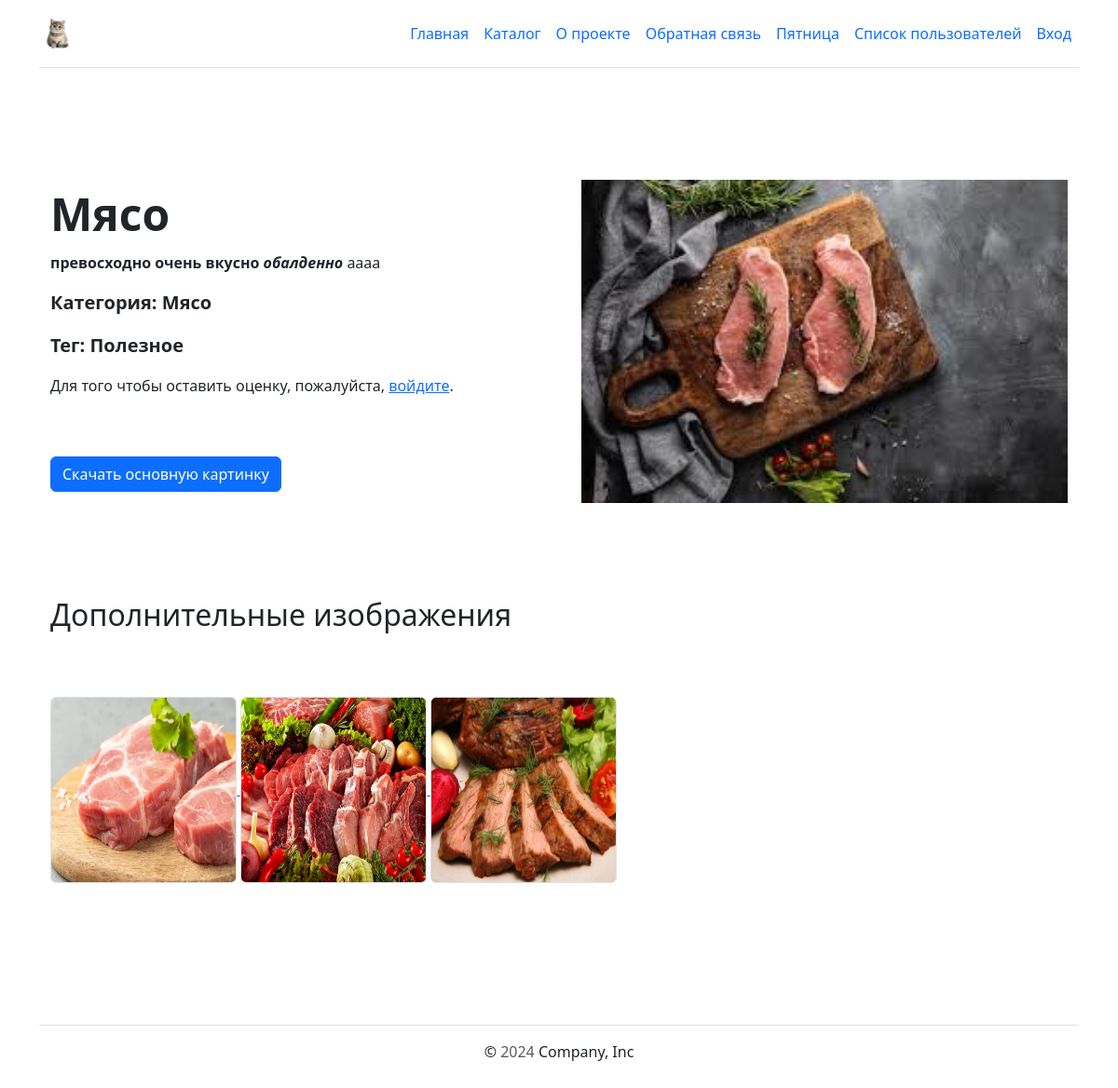
The app's page /catalog/2/ with its own data.
### catalog/models.py (models this page shows, shortened)
class Item(core.models.AbstractModel):
    text = tinymce.models.HTMLField(
        verbose_name="текст",
        validators=[
            catalog.validators.ValidateMustContain("роскошно", "превосходно"),
        ],
        help_text="введите текст",
    )
    category = django.db.models.ForeignKey(
        Category,
        on_delete=django.db.models.CASCADE,
        default=None,
        related_name="items",
        related_query_name="item",
    )
    tags = django.db.models.ManyToManyField(
        Tag,
        related_name="items",
        related_query_name="item",
    )
    is_on_main = django.db.models.BooleanField(
        verbose_name="принадлежит к главной странице",
        default=False,
        help_text="введите принадлежит ли к главной странице товар",
    )
    created_at = django.db.models.DateTimeField(auto_now_add=True, null=True)
    updated_at = django.db.models.DateTimeField(auto_now=True, null=True)
    objects = catalog.managers.ItemManager()
    def image_tmb(self):
        if self.main_image:
            return django.utils.safestring.mark_safe(
                f"<img src='{self.main_image.image.url}' width='50'>",
            )
        return "Нет изображения"
    image_tmb.short_description = "превью"
    image_tmb.allow_tags = True
    class Meta:
        verbose_name = "товар"
        verbose_name_plural = "товары"
    def __str__(self):
        return self.name

class MainImage(django.db.models.Model):
    image = django.db.models.ImageField(
        upload_to=django.conf.settings.UPLOAD_TO_PATH,
        verbose_name="изображение",
    )
    item = django.db.models.OneToOneField(
        "Item",
        on_delete=django.db.models.CASCADE,
        null=True,
        blank=True,
        verbose_name="id айтема",
        to_field="id",
        related_name="main_image",
    )
    class Meta:
        verbose_name = "изображение"
        verbose_name_plural = "изображения"

class Category(core.models.AbstractModel):
    slug = django.db.models.SlugField(
        max_length=200,
        unique=True,
        validators=[django.core.validators.validate_slug],
        verbose_name="слаг",
        help_text="введите слаг",
    )
    weight = django.db.models.PositiveSmallIntegerField(
        default=100,
        verbose_name="вес",
        validators=[catalog.validators.validate_int_from_1_to_32767],
        help_text="введите вес",
    )
    normalized_name = django.db.models.CharField(
        max_length=150,
        unique=False,
        blank=True,
        default=None,
        null=True,
    )
    class Meta:
        verbose_name = "категория"
        verbose_name_plural = "категории"

class Tag(core.models.AbstractModel):
    slug = django.db.models.SlugField(
        max_length=200,
        unique=True,
        validators=[django.core.validators.validate_slug],
        verbose_name="слаг",
        help_text="введите слаг",
    )
    normalized_name = django.db.models.CharField(
        max_length=150,
        unique=False,
        blank=True,
        default=None,
        null=True,
    )
    class Meta:
        verbose_name = "тег"
        verbose_name_plural = "теги"

class GalleryImage(django.db.models.Model):
    image = django.db.models.ImageField(
        upload_to=django.conf.settings.UPLOAD_TO_PATH,
        verbose_name="изображения",
        default=None,
    )
    item = django.db.models.ForeignKey(
        "Item",
        on_delete=django.db.models.CASCADE,
        null=True,
        blank=True,
        verbose_name="id айтема",
        to_field="id",
        related_name="images",
    )
    class Meta:
        verbose_name = "изображения"
        verbose_name_plural = "изображения"

### catalog/views.py (the view, shortened to what this page needs)
class ItemDetailView(
    django.views.generic.edit.FormMixin,
    django.views.generic.DetailView,
):
    form_class = rating.forms.RatingForm
    template_name = "catalog/item.html"
    context_object_name = "item"
    queryset = catalog.models.Item.objects.item_detail_published()
    def get_object(self, queryset=None):
        self.object = super().get_object(queryset)
        self.ratings = rating.models.Rating.objects.filter(item=self.object)
        if self.request.user.is_authenticated:
            self.user_rating = self.ratings.filter(
                user=self.request.user,
            ).first()
        else:
            self.user_rating = None
        return self.object
    def dispatch(self, request, *args, **kwargs):
        return super().dispatch(request, *args, **kwargs)
    def get_context_data(self, **kwargs):
        context = super().get_context_data(**kwargs)
        rating_stats = self.ratings.aggregate(Avg("score"), Count("score"))
        user_rating = self.user_rating
        context["average_rating"] = rating_stats["score__avg"]
        context["rating_count"] = rating_stats["score__count"]
        context["user_rating"] = user_rating
        context["title"] = self.object
        return context
    def get_form_kwargs(self):
        kwargs = super().get_form_kwargs()
        user_rating = self.user_rating
        if user_rating:
            kwargs["initial"]["score"] = user_rating.score
        else:
            kwargs["initial"]["score"] = 0
        return kwargs

### lyceum/context_processors.py (called while the page is built)
def birthday_context_processor(request):
    user_offset = request.COOKIES.get("user_offset")
    current_time_utc = timezone.now()
    if user_offset:
        try:
            hours_offset = float(user_offset)
            user_time = current_time_utc + timedelta(hours=hours_offset)
        except ValueError:
            user_time = current_time_utc
    else:
        user_time = current_time_utc
    current_date = user_time.date()
    birthday_people = (
        User.objects.filter(
            profile__birthday__day=current_date.day,
            profile__birthday__month=current_date.month,
        )
        .select_related("profile")
        .only(
            "email",
            "first_name",
            "profile__birthday",
        )
    )
    return {
        "birthday_people": birthday_people,
    }

### templates/catalog/item.html (shortened to what this page needs)
{% extends 'base.html' %}
{% load static %}
{% block content %}
<div class="container col-xxl-8 px-4 py-5">
  <div class="row flex-lg-row-reverse align-items-center g-5 py-5">
    <div class="col-10 col-sm-8 col-lg-6">
      <img
        src="{{ item.main_image.image.url }}"
        class="d-block mx-lg-auto img-fluid"
        alt="{{item.name}}"
        width="700"
        height="500"
        loading="lazy"
      />
    </div>
    <div class="col-lg-6">
      <h1 class="display-5 fw-bold lh-1 mb-3">{{item.name|capfirst}}</h1>
      <p class="lead">{{item.text|safe|capfirst}}</p>
      <p class="lead fw-bolder">Категория: {{item.category.name|capfirst}}</p>
      <p class="lead fw-bolder">
        Тег: {% for tag in item.tags.all %} {{tag.name|capfirst}}{% if not forloop.last %},{% endif %} {% empty %} Список тегов пуст! {% endfor %}
      </p>
      {% if user.is_authenticated %}
        <p class="lead fw-bolder">
          Средняя оценка: {{ average_rating|floatformat:1 }} ({{ rating_count }} оценок)
        </p>
        <form method="post">
            {% csrf_token %}
            {{ form.as_p }}
            <button class="btn btn-primary" type="submit">Поставить оценку</button>
        </form>
      {% else %}
        <p>Для того чтобы оставить оценку, пожалуйста, <a href="{% url 'users:login' %}">войдите</a>.</p>
      {% endif %}
      <br>
      <br>
      {% if item.main_image %}
        <a href="{% url 'download:download-page' item.main_image.image %}" class="btn btn-primary">Скачать основную картинку</a>
      {% endif %}
    </div>
  </div>
  {% if item.images.all %}
  <div class="row flex-lg-row-reverse align-items-center g-5 py-5">
    <p class="fs-2">Дополнительные изображения</p>
    <div class="text-left">
      {% for img in item.images.all %}
        <a href="{% url 'download:download-page' img.image %}">
          <img
            src="{{ img.image.url }}"
            class="rounded border"
            alt="test_preview.png"
            width="200x"
            height="200px"
          />
        </a>
      {% endfor %}
    </div>
  </div>
  {% endif %}
</div>
{% endblock %}

### records on screen
Item: main_image.image (picture), name "Мясо", text "превосходно очень вкусно обалденно аааа", category.name "Мясо"
Tag: name "Полезное"
GalleryImage: image (picture)
GalleryImage: image (picture)
GalleryImage: image (picture)
